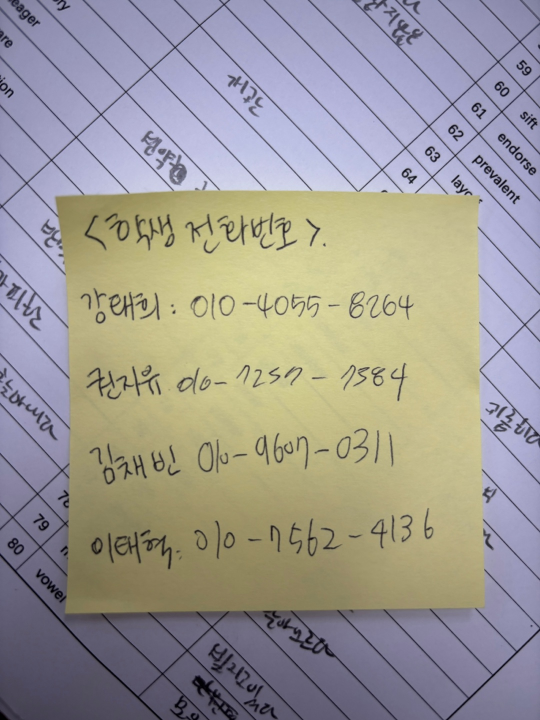
#> input picture data/train/document/KakaoTalk_20260131_165005530_01.jpg, 1080 x 1440 px (shown at 1/2 size)
$ python -i preprocess.py   (imports and definitions only)
#> lines starting #> are read from the running program, lines starting #| are printed output that depends on the picture
# classification/services/preprocess.py
from __future__ import annotations
from PIL import Image, ImageEnhance, ImageFilter
import os
import uuid

def preprocess_for_ocr(
    image_path: str,
    out_dir: str,
    *,
    max_side: int = 1800,
    contrast: float = 1.5,
    sharpness: float = 1.3,
    to_grayscale: bool = True,
) -> str:
    """
    OCR을 위한 전처리 이미지 파일을 생성하고 그 경로를 반환.
    - max_side: 긴 변 기준 리사이즈 (속도/안정성)
    - contrast/sharpness: 문서/영수증에 도움이 됨
    """
#> called with out_dir = 'out.png', max_side = 1800, contrast = 1.5, sharpness = 1.3, to_grayscale = True
    os.makedirs(out_dir, exist_ok=True)

    img = Image.open(image_path).convert("RGB")
#> img is the input picture: PIL image 1080x1440 RGB; mean R, G, B 157.1, 153.3, 148.8
    w, h = img.size
#> w = 1080; h = 1440
    long_side = max(w, h)
#> long_side = 1440

    # 1) 리사이즈+압축(속도개선)
    if long_side > max_side:
        scale = max_side / long_side
        img = img.resize((int(w * scale), int(h * scale)), Image.Resampling.LANCZOS)

    # 2) 그레이스케일+대비향상(정확도개선)
    if to_grayscale:
        img = img.convert("L")  # grayscale
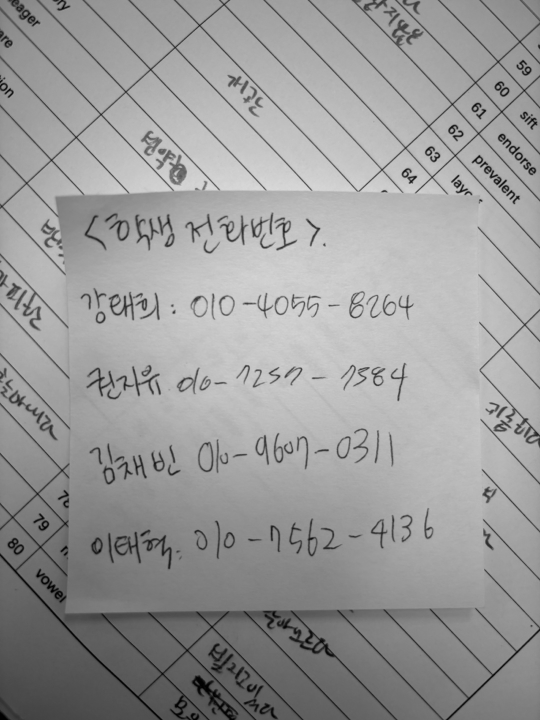
#> img: PIL image 1080x1440 L (shown at 1/2 size); min 0, max 219, mean 153.9

    # 3) 샤프닝(글자 경계 강화)
    if contrast and contrast != 1.0:
        img = ImageEnhance.Contrast(img).enhance(contrast)
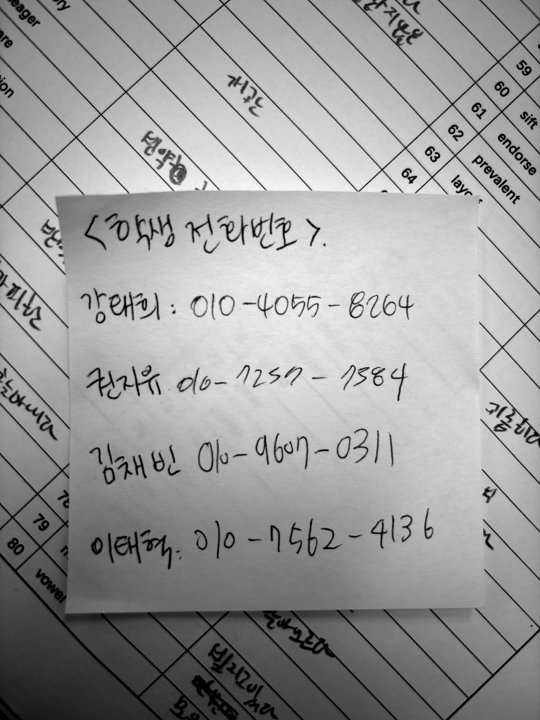
#> img: PIL image 1080x1440 L (shown at 1/2 size); min 0, max 251, mean 154

    # 4) 후처리(OCR결과 텍스트처리)
    if sharpness and sharpness != 1.0:
        img = ImageEnhance.Sharpness(img).enhance(sharpness)
        # 약하게 한 번 더 경계 강화(선택)
        img = img.filter(ImageFilter.UnsharpMask(radius=1, percent=120, threshold=3))

    # 저장
    out_name = f"ocr_{uuid.uuid4().hex}.jpg"
    out_path = os.path.join(out_dir, out_name)

    # 품질은 적당히 줄여 속도/용량 최적화
    img.save(out_path, format="JPEG", quality=85, optimize=True)

    return out_path

>>> result = preprocess_for_ocr('../../data/train/document/KakaoTalk_20260131_165005530_01.jpg', 'out.png')
